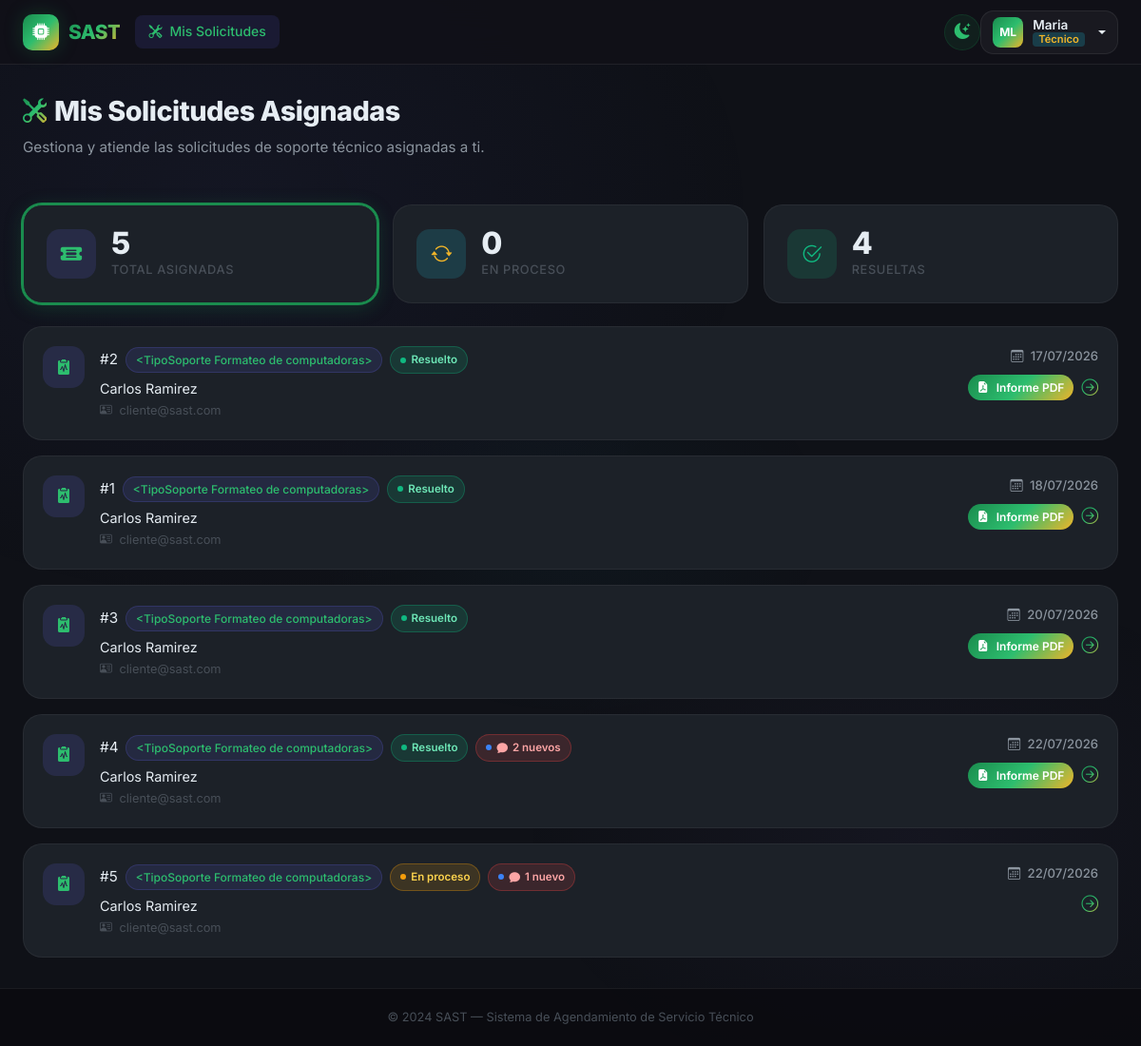
Screenshot of /tecnico/dashboard (signed in) with the database file from the repository.
### app/models/user.py (models this page shows, shortened)
class User(UserMixin, db.Model):
    __tablename__ = 'user'
    id_user = db.Column(db.Integer, primary_key=True, autoincrement=True)
    ncedula = db.Column('Ncedula', db.String(20), nullable=False, unique=True)
    nombres = db.Column('Nombres', db.String(100), nullable=False)
    apellidos = db.Column('Apellidos', db.String(100), nullable=False)
    fecha_nacimiento = db.Column(db.Date, nullable=False)
    numero_telefono = db.Column(db.String(20), nullable=False)
    correo = db.Column('Correo', db.String(150), nullable=False, unique=True)
    contrasena = db.Column(db.String(255), nullable=False)
    sector = db.Column('Sector', db.String(100), nullable=False)
    declaracion_veracidad = db.Column(db.Boolean, default=False)
    autorizacion_datos = db.Column(db.Boolean, default=False)
    reset_token = db.Column(db.String(100), nullable=True, unique=True)
    reset_token_expiry = db.Column(db.DateTime, nullable=True)
    id_rol = db.Column(db.Integer, db.ForeignKey('roles.id_rol'), nullable=False)
    solicitudes_como_cliente = db.relationship(
        'Solicitud', foreign_keys='Solicitud.id_cliente',
        backref='cliente', lazy='dynamic'
    )
    solicitudes_como_tecnico = db.relationship(
        'Solicitud', foreign_keys='Solicitud.id_tecnico',
        backref='tecnico', lazy='dynamic'
    )
    mensajes_enviados = db.relationship('Mensaje', backref='remitente', lazy='dynamic')
    reportes = db.relationship('Reporte', backref='tecnico_reporte', lazy='dynamic')
    calificaciones_dadas = db.relationship('CalificacionTecnico', backref='cliente_calificador', lazy='dynamic')
    detalles_tecnico = db.relationship('DetallesTecnico', backref='tecnico_detalle', uselist=False)
    @property
    def nombre_completo(self):
        return f'{self.nombres} {self.apellidos}'
    @property
    def es_admin(self):
        return self.rol.nombre_rol == 'admin'
    @property
    def es_tecnico(self):
        return self.rol.nombre_rol == 'técnico'
    @property
    def es_solicitante(self):
        return self.rol.nombre_rol == 'solicitante'

class Rol(db.Model):
    __tablename__ = 'roles'
    id_rol = db.Column(db.Integer, primary_key=True, autoincrement=True)
    nombre_rol = db.Column(db.String(50), nullable=False)
    usuarios = db.relationship('User', backref='rol', lazy=True)

### app/models/solicitud.py (models this page shows, shortened)
class Solicitud(db.Model):
    __tablename__ = 'solicitudes'
    id_solicitud = db.Column(db.Integer, primary_key=True, autoincrement=True)
    descripcion = db.Column(db.Text, nullable=False)
    fecha_atencion = db.Column(db.Date, nullable=False)
    horario_solicitado = db.Column(db.String(50), nullable=False)
    recursos_adicionales = db.Column(db.Text)
    fecha_creacion = db.Column(db.DateTime, default=datetime.utcnow)
    id_cliente = db.Column(db.Integer, db.ForeignKey('user.id_user'), nullable=False)
    id_tecnico = db.Column(db.Integer, db.ForeignKey('user.id_user'), nullable=True)
    id_estado = db.Column(db.Integer, db.ForeignKey('estado_solicitudes.id_estado'), nullable=False)
    id_tipo_soporte = db.Column(db.Integer, db.ForeignKey('tipo_soportes.id_tipo_soporte'), nullable=False)
    mensajes = db.relationship('Mensaje', backref='solicitud', lazy='dynamic', cascade='all, delete-orphan')
    reporte = db.relationship('Reporte', backref='solicitud', uselist=False, cascade='all, delete-orphan')
    calificacion = db.relationship('CalificacionTecnico', backref='solicitud', uselist=False, cascade='all, delete-orphan')
    @property
    def mensajes_no_leidos(self):
        return self.mensajes.filter_by(leido=False).count()

class TipoSoporte(db.Model):
    __tablename__ = 'tipo_soportes'
    id_tipo_soporte = db.Column(db.Integer, primary_key=True, autoincrement=True)
    nombre_soporte = db.Column(db.String(100), nullable=False)
    solicitudes = db.relationship('Solicitud', backref='tipo_soporte', lazy=True)
    def __repr__(self):
        return f'<TipoSoporte {self.nombre_soporte}>'

class EstadoSolicitud(db.Model):
    __tablename__ = 'estado_solicitudes'
    id_estado = db.Column(db.Integer, primary_key=True, autoincrement=True)
    nombre_estado = db.Column(db.String(50), nullable=False)
    solicitudes = db.relationship('Solicitud', backref='estado', lazy=True)

### app/blueprints/tecnico/__init__.py (the view)
@tecnico_bp.route('/dashboard')
@login_required
@tecnico_required
def dashboard():
    solicitudes = Solicitud.query.filter_by(
        id_tecnico=current_user.id_user
    ).order_by(Solicitud.fecha_atencion.asc()).all()
    total_no_leidos = 0
    for s in solicitudes:
        total_no_leidos += Mensaje.query.filter_by(
            id_solicitud=s.id_solicitud,
            leido=False
        ).filter(
            Mensaje.id_usuario_remitente != current_user.id_user
        ).count()
    return render_template(
        'tecnico/dashboard.html',
        solicitudes=solicitudes,
        total_no_leidos=total_no_leidos
    )

### app/blueprints/tecnico/__init__.py (called while the page is built)
def tecnico_required(f):
    @wraps(f)
    def decorated(*args, **kwargs):
        if not current_user.is_authenticated:
            return redirect(url_for('auth.login'))
        if not current_user.es_tecnico:
            abort(403)
        return f(*args, **kwargs)
    return decorated

### app/templates/tecnico/dashboard.html (shortened to what this page needs)
{% extends 'base.html' %}
{% block content %}
<div class="container-fluid px-4">
    <div class="page-header d-flex align-items-center justify-content-between flex-wrap gap-3">
        <div>
            <h1 class="d-flex align-items-center gap-2">
                <i class="bi bi-tools text-gradient" style="font-size:1.6rem;"></i>
                Mis Solicitudes Asignadas
            </h1>
            <p>Gestiona y atiende las solicitudes de soporte técnico asignadas a ti.</p>
        </div>
    </div>
    {% set total      = solicitudes | length %}
    {% set en_proceso = solicitudes | selectattr('estado.nombre_estado', 'equalto', 'En Proceso') | list | length %}
    {% set resueltas  = solicitudes | selectattr('estado.nombre_estado', 'equalto', 'Resuelto')  | list | length %}
    <div class="row g-3 mb-4">
        <div class="col-sm-4">
            <div class="stat-card stat-btn" onclick="filtrarSolicitudes('')" id="btn-all"
                 style="cursor:pointer;" title="Ver todas">
                <div class="stat-icon purple">
                    <i class="bi bi-ticket-detailed-fill"></i>
                </div>
                <div>
                    <div class="stat-value">{{ total }}</div>
                    <div class="stat-label">Total Asignadas</div>
                </div>
            </div>
        </div>
        <div class="col-sm-4">
            <div class="stat-card stat-btn" onclick="filtrarSolicitudes('En proceso')" id="btn-En proceso"
                 style="cursor:pointer;" title="Ver en proceso">
                <div class="stat-icon cyan">
                    <i class="bi bi-arrow-repeat"></i>
                </div>
                <div>
                    <div class="stat-value">{{ en_proceso }}</div>
                    <div class="stat-label">En Proceso</div>
                </div>
            </div>
        </div>
        <div class="col-sm-4">
            <div class="stat-card stat-btn" onclick="filtrarSolicitudes('Resuelto')" id="btn-Resuelto"
                 style="cursor:pointer;" title="Ver resueltas">
                <div class="stat-icon green">
                    <i class="bi bi-check2-circle"></i>
                </div>
                <div>
                    <div class="stat-value">{{ resueltas }}</div>
                    <div class="stat-label">Resueltas</div>
                </div>
            </div>
        </div>
    </div>
    {% if solicitudes %}
    <div class="d-flex flex-column gap-3">
        {% for sol in solicitudes %}
        {% set estado_css = {
            'Pendiente':  'status-pendiente',
            'En Proceso': 'status-en-proceso',
            'Resuelto':   'status-resuelto',
            'Cancelado':  'status-cancelado'
        } %}
        {% set unread = sol.mensajes_no_leidos if sol.mensajes_no_leidos is defined else 0 %}
        <a href="{{ url_for('tecnico.ver_solicitud', solicitud_id=sol.id_solicitud) }}"
           class="solicitud-card" data-estado="{{ sol.estado.nombre_estado }}">
            <div class="d-flex align-items-start justify-content-between gap-3 flex-wrap">
                <div class="d-flex align-items-start gap-3 flex-grow-1">
                    <div class="stat-icon purple flex-shrink-0" style="width:44px;height:44px;font-size:1rem;">
                        <i class="bi bi-clipboard2-pulse-fill"></i>
                    </div>
                    <div>
                        <div class="d-flex align-items-center gap-2 flex-wrap mb-1">
                            <span class="fw-700" style="color:var(--text-primary);font-size:0.95rem;">
                                #{{ sol.id_solicitud }}
                            </span>
                            <span class="badge-type">{{ sol.tipo_soporte }}</span>
                            <span class="badge-status {{ estado_css.get(sol.estado.nombre_estado, 'status-pendiente') }}">
                                {{ sol.estado.nombre_estado }}
                            </span>
                            {% if unread > 0 %}
                            <span class="badge-status status-en-proceso"
                                  style="background:rgba(239,68,68,0.15);color:#fca5a5;border-color:rgba(239,68,68,0.3);">
                                <i class="bi bi-chat-fill"></i>
                                {{ unread }} nuevo{{ unread != 1 and 's' or '' }}
                            </span>
                            {% endif %}
                        </div>
                        <div class="fw-600" style="color:var(--text-primary);font-size:0.9rem;margin-bottom:2px;">
                            {{ sol.cliente.nombre_completo }}
                        </div>
                        <div style="color:var(--text-muted);font-size:0.8rem;">
                            <i class="bi bi-person-vcard me-1"></i>
                            {{ sol.cliente.correo if sol.cliente.correo else '—' }}
                        </div>
                    </div>
                </div>
                <div class="text-end flex-shrink-0">
                    {% if sol.fecha_atencion %}
                    <div style="color:var(--text-secondary);font-size:0.82rem;font-weight:500;">
                        <i class="bi bi-calendar3 me-1"></i>
                        {{ sol.fecha_atencion.strftime('%d/%m/%Y') if sol.fecha_atencion else '—' }}
                    </div>
                    {% endif %}
                    <div class="mt-2 d-flex align-items-center justify-content-end gap-2">
                        {% if sol.estado.nombre_estado == 'Resuelto' %}
                        <object>
                            <a href="{{ url_for('tecnico.descargar_pdf', solicitud_id=sol.id_solicitud) }}"
                               class="btn-primary-custom" style="padding:4px 10px;font-size:0.75rem;" title="Descargar Informe PDF">
                                <i class="bi bi-file-earmark-pdf-fill"></i> Informe PDF
                            </a>
                        </object>
                        {% endif %}
                        <i class="bi bi-arrow-right-circle text-gradient" style="font-size:1.1rem;"></i>
                    </div>
                </div>
            </div>
        </a>
        {% endfor %}
    </div>
    {% endif %}
</div>
{% endblock %}

### app/templates/base.html (shortened to what this page needs)
<!DOCTYPE html>
<html lang="es">
<head>
    <link href="https://cdn.jsdelivr.net/npm/bootstrap@5.3.3/dist/css/bootstrap.min.css" rel="stylesheet">
    <link rel="stylesheet" href="https://cdn.jsdelivr.net/npm/bootstrap-icons@1.11.3/font/bootstrap-icons.min.css">
    <link rel="stylesheet" href="{{ url_for('static', filename='css/main.css') }}">
</head>
<body>
{% if current_user.is_authenticated %}
<nav class="navbar navbar-expand-lg" id="mainNavbar">
    <div class="container-fluid px-4">
        <a class="navbar-brand" href="{{ url_for('index') }}">
            <div class="brand-icon">
                <i class="bi bi-cpu-fill"></i>
            </div>
            <span>SAST</span>
        </a>
        <div class="collapse navbar-collapse" id="navContent">
            <ul class="navbar-nav me-auto mb-2 mb-lg-0">
                {% if current_user.es_admin %}
                <li class="nav-item">
                    <a class="nav-link {% if request.endpoint == 'admin.dashboard' %}active{% endif %}"
                       href="{{ url_for('admin.dashboard') }}">
                        <i class="bi bi-speedometer2 me-1"></i>Dashboard
                    </a>
                </li>
                <li class="nav-item">
                    <a class="nav-link {% if request.endpoint == 'admin.solicitudes' %}active{% endif %}"
                       href="{{ url_for('admin.solicitudes') }}">
                        <i class="bi bi-ticket-detailed me-1"></i>Solicitudes
                    </a>
                </li>
                <li class="nav-item">
                    <a class="nav-link {% if request.endpoint == 'admin.usuarios' %}active{% endif %}"
                       href="{{ url_for('admin.usuarios') }}">
                        <i class="bi bi-people me-1"></i>Usuarios
                    </a>
                </li>
                {% elif current_user.es_tecnico %}
                <li class="nav-item">
                    <a class="nav-link {% if request.endpoint == 'tecnico.dashboard' %}active{% endif %}"
                       href="{{ url_for('tecnico.dashboard') }}">
                        <i class="bi bi-tools me-1"></i>Mis Solicitudes
                    </a>
                </li>
                {% endif %}
            </ul>
            <button id="themeToggle" title="Cambiar tema" onclick="toggleTheme()">
                <i class="bi bi-moon-stars-fill" id="themeIcon"></i>
            </button>
            <div class="dropdown user-menu">
                <button class="btn user-btn dropdown-toggle" type="button" data-bs-toggle="dropdown">
                    <div class="user-avatar">
                        {{ current_user.nombres[0] }}{{ current_user.apellidos[0] }}
                    </div>
                    <div class="user-info">
                        <span class="user-name">{{ current_user.nombres }}</span>
                        <span class="user-role role-{{ current_user.rol.nombre_rol | replace('é', 'e') | replace('ó', 'o') }}">
                            {{ current_user.rol.nombre_rol | capitalize }}
                        </span>
                    </div>
                </button>
            </div>
        </div>
    </div>
</nav>
{% endif %}
<div id="liveToastContainer" class="toast-container position-fixed bottom-0 end-0 p-3" style="z-index:9999;">
</div>
<main class="main-content {% if not current_user.is_authenticated %}auth-page{% endif %}">
    {% block content %}{% endblock %}
</main>
<footer class="app-footer">
    <div class="container text-center">
        <span>© 2024 SAST — Sistema de Agendamiento de Servicio Técnico</span>
    </div>
</footer>
</body>
</html>

### rows the page displays
User: Nombres "M", Apellidos "L", nombres "Maria"
Rol: rol.nombre_rol "Técnico"
Solicitud: id_solicitud "2", tipo_soporte "<TipoSoporte Formateo de computadoras>", estado.nombre_estado "Resuelto", cliente.nombre_completo "Carlos Ramirez", cliente "cliente@sast.com", fecha_atencion "17/07/2026"
Solicitud: id_solicitud "1", tipo_soporte "<TipoSoporte Formateo de computadoras>", estado.nombre_estado "Resuelto", cliente.nombre_completo "Carlos Ramirez", cliente "cliente@sast.com", fecha_atencion "18/07/2026"
Solicitud: id_solicitud "3", tipo_soporte "<TipoSoporte Formateo de computadoras>", estado.nombre_estado "Resuelto", cliente.nombre_completo "Carlos Ramirez", cliente "cliente@sast.com", fecha_atencion "20/07/2026"
Solicitud: id_solicitud "4", tipo_soporte "<TipoSoporte Formateo de computadoras>", estado.nombre_estado "Resuelto", unread "2", unread "s", cliente.nombre_completo "Carlos Ramirez", cliente "cliente@sast.com", fecha_atencion "22/07/2026"
Solicitud: id_solicitud "5", tipo_soporte "<TipoSoporte Formateo de computadoras>", estado.nombre_estado "En proceso", unread "1", cliente.nombre_completo "Carlos Ramirez", cliente "cliente@sast.com", fecha_atencion "22/07/2026"

### other values shown
{{ total }} "5"
{{ en_proceso }} "0"
{{ resueltas }} "4"
